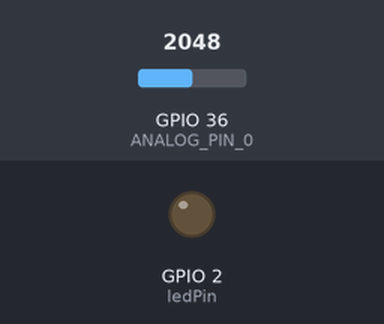
The sketch below on a simulated ESP32. Shown: output pins drawn as LEDs (lit = HIGH). Inputs (shaded band) come from the test bench; at power-on: GPIO 36 (ANALOG_PIN_0) = 2048. WiFi joins after 1.5 s; servers stay silent unless stated; uploads are accepted with an empty reply; what the sketch prints to the serial monitor is not drawn.

Above: at 0.1 s.
At 2.8 s:
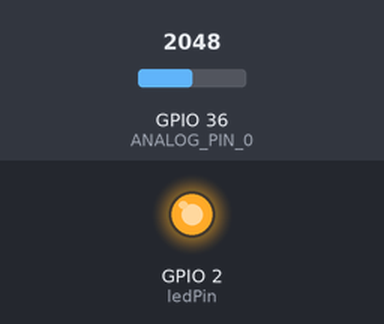
Timing chart, 0 to 4.9 s (numbered marks = the images above):
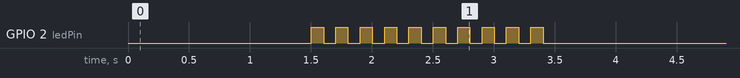

The sketch:

Mocambo_AnalogicRead.ino
```cpp
// Envio para o sheets e TELEGRAM / TRIFASICO
#include <HTTPClient.h>
#include <WiFi.h>
#include "string.h"

int intervaloLEIT = 2000;
int IntervaloSEND = 0;

#define ledPin 2
int x;
// const char* ssid     = "Embasa USA-M";     // your network SSID (name of wifi network)
// const char* password = "Sup0rt3!@#";       // your network password
const char* ssid     = "ELEVATORIOESGOTOSUL";
const char* password = "87654321";

char *server = "script.google.com";        // Server URL
char *GScriptId1 = "AKfycbxML2q1d-k_IloUnM-ByIyXa8u20JgFRltF8A00xPgvWJekrFJyB_TSLUyIGBT2hwOO"; //planilha teste
const int httpsPort = 443;
WiFiClientSecure client;

WiFiClientSecure secured_client;
WiFiUDP ntpUDP;

// Leitura Analogica NIVEL
#define ANALOG_PIN_0 36
int analog_value = 0;
int read_percent = 0;
float ref_percent = 100;
int adc_intervals = 4095;


void setup() {
  Serial.begin(115200);

  pinMode(ledPin , OUTPUT);
  digitalWrite(ledPin, LOW);

  //connect_wifi();
  Serial.print("Connecting to wifi: ");
  Serial.println(ssid);
  Serial.flush();
  WiFi.begin(ssid, password);
  while (WiFi.status() != WL_CONNECTED)
  {
    delay(500);
    Serial.print(WiFi.status());
    Serial.print(".");
  }
  Serial.println("");
  Serial.println("WiFi connected");
  Serial.print("IP address: ");
  Serial.println(WiFi.localIP());

  //Sinalizacao de conexao OK
  x = 0;
  while (x < 10)
  {
    digitalWrite(ledPin, HIGH);
    delay(100);
    digitalWrite(ledPin, LOW);
    delay(100);
    x = x+1;
  }

}

void loop() {
  // // Testes com numeros aleatórios
  // int read_percent_R         = random(0,100);
  // int analog_value_R         = random(0,4095);
  // read_percent = read_percent_R * (ref_percent / adc_intervals);
  // analog_value = analog_value_R;
  // read_percent = int(read_percent);

  read_percent = analogRead(ANALOG_PIN_0) * (ref_percent / adc_intervals);
  analog_value = analogRead(ANALOG_PIN_0);
  read_percent = int(read_percent);

  Serial.println("Leitura de Nível enviada");
  delay(100);
  // Serial.println(read_percent);
  // Serial.println(analog_value);

  Serial.println("Chamando a função >>> Google Sheets <<<");

  HTTPClient http;
  String url = String("https://script.google.com") + "/macros/s/" + GScriptId1 + "/exec?"
                + "value20="    + read_percent
                + "&value21="   + analog_value;

  Serial.print("Making a request");
  http.begin(url.c_str()); //Specify the URL and certificate
  http.setFollowRedirects(HTTPC_STRICT_FOLLOW_REDIRECTS);
  int httpCode = http.GET();
  String payload;
  if (httpCode > 0) { //Check for the returning code
    payload = http.getString();
    Serial.println(httpCode);
    Serial.println(payload);
  }
  else {
    Serial.println("Error on HTTP request");
  }
  http.end();

  delay(1000);

}
```
